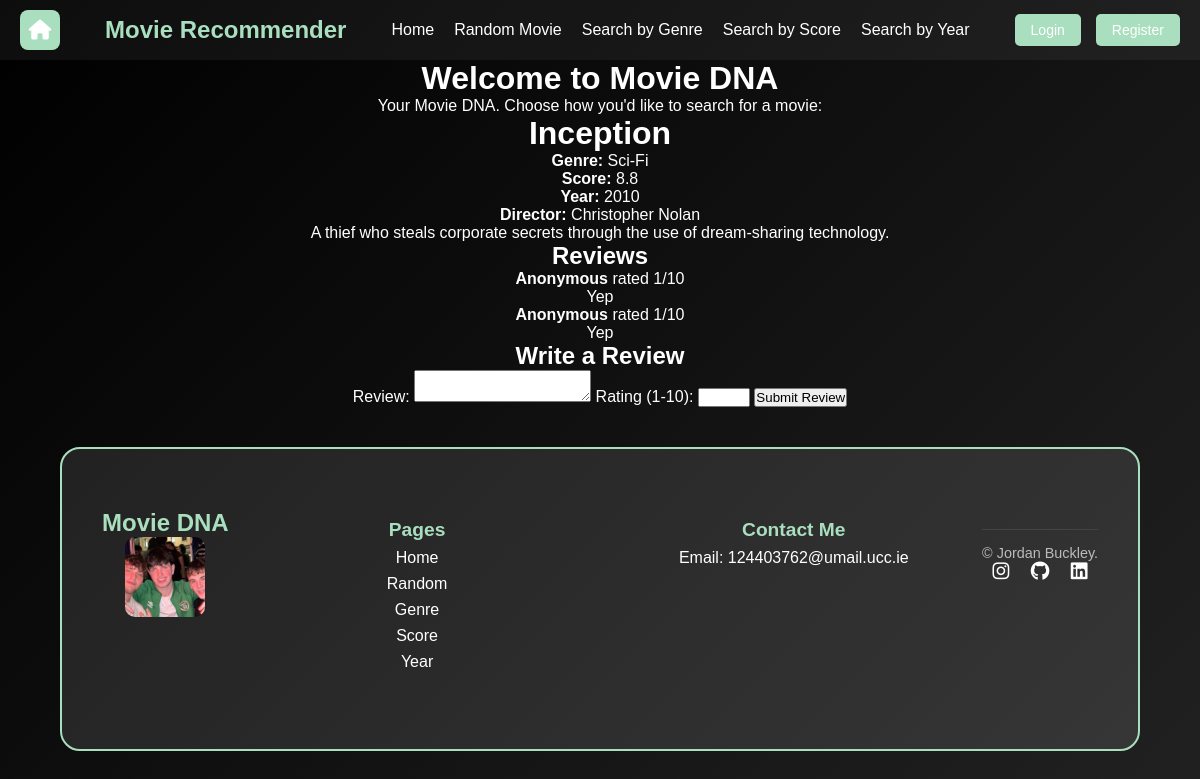
/movie/1, run on the app's committed database.
### tables this page shows
CREATE TABLE movies 
(
    movie_id INTEGER PRIMARY KEY AUTOINCREMENT,
    title TEXT NOT NULL,
    genre TEXT NOT NULL,
    score FLOAT,
    year INTEGER,
    director TEXT,
    description TEXT
, image_url TEXT);

CREATE TABLE reviews (
    id INTEGER PRIMARY KEY AUTOINCREMENT,
    movie_id INTEGER NOT NULL,
    user TEXT NOT NULL,
    review_text TEXT NOT NULL,
    rating INTEGER NOT NULL CHECK(rating >= 1 AND rating <= 10),
    FOREIGN KEY (movie_id) REFERENCES movies(movie_id)
);

### app.py (the view, shortened to what this page needs)
@app.route("/movie/<int:movie_id>", methods=["GET", "POST"])
def movie_details(movie_id):
    db = get_db()
    form = ReviewForm()
    movie = db.execute("SELECT * FROM movies WHERE movie_id = ?", (movie_id,)).fetchone()
    reviews = db.execute("SELECT * FROM reviews WHERE movie_id = ?", (movie_id,)).fetchall()
    return render_template("reviews.html", movie=movie,
                           reviews=reviews,
                           form=form)

### forms.py
class ReviewForm(FlaskForm):
    review_text = TextAreaField("Your Review", validators=[InputRequired()])
    rating = IntegerField("Rating (1-10)", validators=[InputRequired(), NumberRange(min=1, max=10)])
    submit = SubmitField("Submit Review")

### app.py (called while the page is built)
@app.before_request
def load_logged_in_user():
    g.user = session.get("user_id",None)

### database.py (called while the page is built)
def get_db():
    if "db" not in g:
        g.db = sqlite3.connect(DATABASE,
                                detect_types=sqlite3.PARSE_DECLTYPES
                        )
        g.db.row_factory = sqlite3.Row
    return g.db

### templates/reviews.html (shortened to what this page needs)
{% extends "base.html" %}
{% block main_content %}
    <div class="movie-container">
        <h1>{{ movie.title }}</h1>
        <p><strong>Genre:</strong> {{ movie.genre }}</p>
        <p><strong>Score:</strong> {{ movie.score }}</p>
        <p><strong>Year:</strong> {{ movie.year }}</p>
        <p><strong>Director:</strong> {{ movie.director }}</p>
        <p>{{ movie.description }}</p>
    </div>
    <h2>Reviews</h2>
    {% for review in reviews %}
        <div class="review">
            <p><strong>{{ review.user }}</strong> rated {{ review.rating }}/10</p>
            <p>{{ review.review_text }}</p>
        </div>
    {% else %}
        <p>No reviews yet. Be the first to review!</p>
    {% endfor %}
    <h2>Write a Review</h2>
    <form method="POST">
        <label for="review_text">Review:</label>
        {{ form.review_text() }}
        <label for="rating">Rating (1-10):</label>
        {{ form.rating() }}
        {{ form.submit() }}
    </form>
{% endblock %}

### static/styles.css (style rules this page uses)
* { margin: 0; padding: 0; box-sizing: border-box; }
body { font-family: 'Arial', sans-serif; background: linear-gradient(-45deg, #0f0f0f, #1c1c1c, #2c2c2c, #000000); background-size: 400% 400%; animation: movingBackground 10s ease infinite; color: white; text-align: center; min-height: 100vh; display: flex; flex-direction: column; }

### data on the page
movies: title "Inception", genre "Sci-Fi", score "8.8", year "2010", director "Christopher Nolan", description "A thief who steals corporate secrets through the use of dream-sharing technology."
reviews: user "Anonymous", rating "1", review_text "Yep"
reviews: user "Anonymous", rating "1", review_text "Yep"
